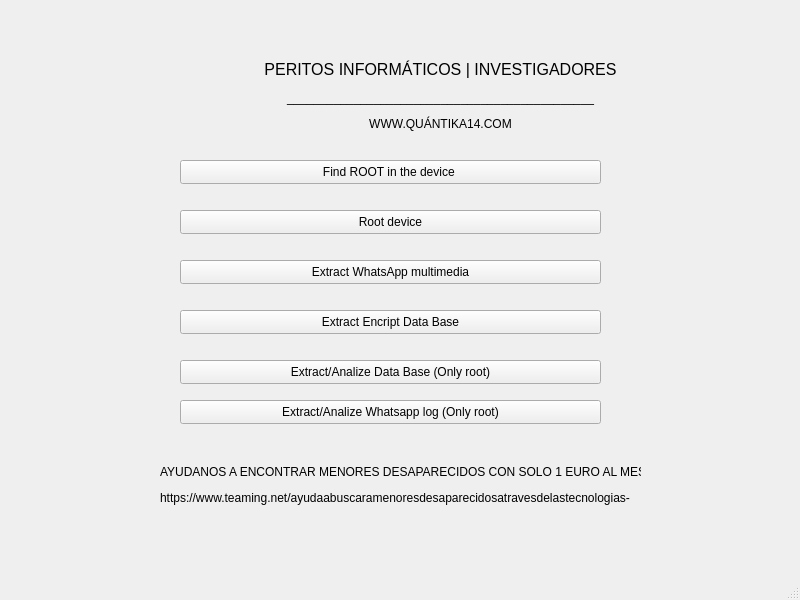
<?xml version="1.0" encoding="UTF-8"?>
<ui version="4.0">
 <class>MainWindow</class>
 <widget class="QMainWindow" name="MainWindow">
  <property name="geometry">
   <rect>
    <x>0</x>
    <y>0</y>
    <width>800</width>
    <height>600</height>
   </rect>
  </property>
  <property name="windowTitle">
   <string>MainWindow</string>
  </property>
  <widget class="QWidget" name="centralwidget">
   <widget class="QLabel" name="label">
    <property name="geometry">
     <rect>
      <x>170</x>
      <y>60</y>
      <width>71</width>
      <height>61</height>
     </rect>
    </property>
    <property name="text">
     <string>&lt;html&gt;&lt;head/&gt;&lt;body&gt;&lt;p&gt;&lt;img src=&quot;:/imagen/Qk_imagen.PNG&quot;/&gt;&lt;/p&gt;&lt;/body&gt;&lt;/html&gt;</string>
    </property>
   </widget>
   <widget class="QLabel" name="label_2">
    <property name="geometry">
     <rect>
      <x>240</x>
      <y>50</y>
      <width>401</width>
      <height>91</height>
     </rect>
    </property>
    <property name="text">
     <string>&lt;html&gt;&lt;head/&gt;&lt;body&gt;&lt;p align=&quot;center&quot;&gt;&lt;span style=&quot; font-size:12pt;&quot;&gt;PERITOS INFORMÁTICOS | INVESTIGADORES&lt;/span&gt;&lt;/p&gt;&lt;p align=&quot;center&quot;&gt;______________________________________________&lt;/p&gt;&lt;p align=&quot;center&quot;&gt;WWW.QUÁNTIKA14.COM&lt;/p&gt;&lt;/body&gt;&lt;/html&gt;</string>
    </property>
   </widget>
   <widget class="QPushButton" name="encontrar_root">
    <property name="geometry">
     <rect>
      <x>180</x>
      <y>160</y>
      <width>421</width>
      <height>24</height>
     </rect>
    </property>
    <property name="text">
     <string>Find ROOT in the device </string>
    </property>
   </widget>
   <widget class="QPushButton" name="rootear">
    <property name="geometry">
     <rect>
      <x>180</x>
      <y>210</y>
      <width>421</width>
      <height>24</height>
     </rect>
    </property>
    <property name="text">
     <string>Root device</string>
    </property>
   </widget>
   <widget class="QPushButton" name="multimedia">
    <property name="geometry">
     <rect>
      <x>180</x>
      <y>260</y>
      <width>421</width>
      <height>24</height>
     </rect>
    </property>
    <property name="text">
     <string>Extract WhatsApp multimedia</string>
    </property>
   </widget>
   <widget class="QPushButton" name="base_datos">
    <property name="geometry">
     <rect>
      <x>180</x>
      <y>310</y>
      <width>421</width>
      <height>24</height>
     </rect>
    </property>
    <property name="text">
     <string>Extract Encript Data Base</string>
    </property>
   </widget>
   <widget class="QPushButton" name="analizar_bbdd">
    <property name="geometry">
     <rect>
      <x>180</x>
      <y>360</y>
      <width>421</width>
      <height>24</height>
     </rect>
    </property>
    <property name="text">
     <string>Extract/Analize Data Base (Only root)</string>
    </property>
   </widget>
   <widget class="QPushButton" name="log">
    <property name="geometry">
     <rect>
      <x>180</x>
      <y>400</y>
      <width>421</width>
      <height>24</height>
     </rect>
    </property>
    <property name="text">
     <string>Extract/Analize Whatsapp log (Only root)</string>
    </property>
   </widget>
   <widget class="QLabel" name="label_3">
    <property name="geometry">
     <rect>
      <x>160</x>
      <y>440</y>
      <width>481</width>
      <height>91</height>
     </rect>
    </property>
    <property name="text">
     <string>&lt;html&gt;&lt;head/&gt;&lt;body&gt;&lt;p&gt;AYUDANOS A ENCONTRAR MENORES DESAPARECIDOS CON SOLO 1 EURO AL MES&lt;/p&gt;&lt;p&gt;&lt;span style=&quot; font-size:9pt;&quot;&gt;https://www.teaming.net/ayudaabuscaramenoresdesaparecidosatravesdelastecnologias- &lt;/span&gt;&lt;/p&gt;&lt;/body&gt;&lt;/html&gt;</string>
    </property>
   </widget>
  </widget>
  <widget class="QMenuBar" name="menubar">
   <property name="geometry">
    <rect>
     <x>0</x>
     <y>0</y>
     <width>800</width>
     <height>21</height>
    </rect>
   </property>
  </widget>
  <widget class="QStatusBar" name="statusbar"/>
 </widget>
 <resources>
  <include location="diseño.qrc"/>
 </resources>
 <connections/>
</ui>
